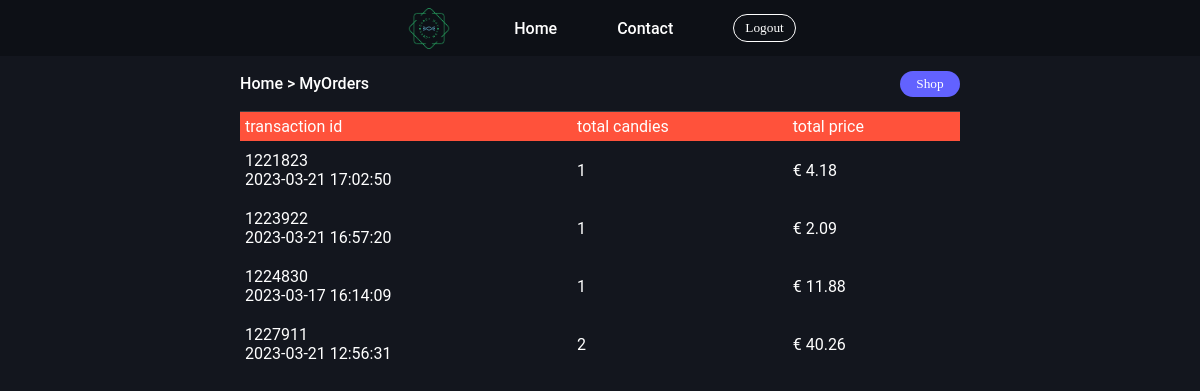
Page /myorders.php (signed in) on the committed database.
### tables this page shows
CREATE TABLE `Payment` (
  `trans_id` bigint NOT NULL,
  `userid` varchar(6) NOT NULL,
  `total_price` decimal(10,2) NOT NULL,
  `timestamp` timestamp NOT NULL DEFAULT CURRENT_TIMESTAMP,
  `name` varchar(100) NOT NULL,
  `email` varchar(100) NOT NULL,
  `address` varchar(200) NOT NULL,
  `pincode` varchar(5) DEFAULT NULL,
  `phone` varchar(12) DEFAULT NULL
);

### myorders.php (the view, shortened to what this page needs)
<?php
include "databse_conn.php";
if(!isset($_SESSION['userid'])) {
  echo "<script>window.location.href ='login.php'</script>";
}
else {
  $id = $_SESSION['userid'];
  $sql = "SELECT * FROM Payment where userid='$id'";
  $result = mysqli_query($link, $sql);
}
?>
<!DOCTYPE html>
<html lang="en">
  <head>
    <link rel="stylesheet" href="1.css" />
    <link
      rel="stylesheet"
      href="https://kit-pro.fontawesome.com/releases/v5.15.3/css/pro.min.css"
    />
  </head>
  <body>
    <section id="topnav">
      <div class="nav">
        <div class="logo">
          <img src="CW_logo.webp" onclick="location.href='home.php'" alt="Logo" />
        </div>
        <div class="menu">
          <ul class="nav-menu">
            <li><a href="home.php">Home</a></li>
            <li><a href="contact.php">Contact</a></li>
            <?php
            if(!isset($_SESSION['userid'])) {?>
              <li><button onclick="location.href='login.php'" class="transparent-btn">Login</button></li>
            <?php }
            else {?>
              <li><button onclick="location.href='logout.php'" class="transparent-btn">Logout</button></li>
            <?php }
            ?>
        </div>
      </div>
    </section>
    <section id="navbar">
      <div class="nav">
        <div class="pagenav"><a href="home.php">Home</a> > MyOrders</div>
        <div class="menu">
          <ul>
            <li>
              <button onClick="location.href='shop.php'" class="blue-btn">
                Shop
              </button>
            </li>
          </ul>
        </div>
      </div>
    </section>
    <div class="small-container_cart-page" style="color: white;">
        <table id="table1">
            <tr>
                <th>transaction id</th>
                <th>total candies</th>
                <th>total price</th>
            </tr>
            <?php
                if($result) {
                    $data=mysqli_fetch_all($result,MYSQLI_ASSOC);
                    foreach($data as $row){?>
                <tr>
                    <td>
                        <div class="cart-info">
                            <div>
                                <p><?php echo $row['trans_id'];?></p>
                                <p><?php echo $row['timestamp'];?></p>
                            </div>
                        </div>
                    </td>
                    <?php
                        $trans_id = $row['trans_id'];
                        $sql = "SELECT * from my_orders where trans_id=$trans_id";
                        $trans_candies_numbers = mysqli_num_rows(mysqli_query($link,$sql));?>
                    <td><p><?php echo $trans_candies_numbers;?></p></td>
                    <td>€ <?php echo round($row['total_price'], 2);?></td>
                </tr>
              <?php } }?>
        </table>
    </div>
</body>
</html>

### 1.css (style rules this page uses)
:root { --blue: rgb(98, 98, 255); --dark_blue: rgb(0, 0, 214); --primarydark: #13161e; --secondarydark: #0d1016; --white: white; --grey: rgba(107, 107, 107, 0.5); --light_grey: rgb(187, 187, 187); --black: black; --active: rgb(187, 187, 187); }
body { font-family: "Roboto"; color: white; }
* { margin: 0; padding: 0; box-sizing: border-box; }
a { text-decoration: none; }
body { background-color: var(--primarydark); }
.blue-btn { width: 60px; border: none; color: var(--white); background-color: var(--blue); border-radius: 16px; padding-left: 11px; padding-right: 11px; padding-bottom: 5px; padding-top: 5px; font-family: "Panton"; transition-duration: 250ms; cursor: pointer; }
.transparent-btn { border: none; color: var(--white); background-color: transparent; border: 1px solid; border-color: var(--white); border-radius: 16px; padding-left: 11px; padding-right: 11px; padding-bottom: 5px; padding-top: 5px; font-family: "Panton"; transition-duration: 250ms; cursor: pointer; }
#topnav { background-color: var(--secondarydark); }
#topnav .nav { display: flex; flex-direction: row; align-items: center; justify-content: center; width: 86%; margin: auto; height: 56px; }
#topnav img { width: 150%; max-width: 50px; height: auto; align-items: center; }
#topnav ul { list-style-type: none; margin: 0; display: flex; justify-content: space-between; align-items: center; }
#topnav li { margin-left: 5vw; }
#topnav li a { color: var(--white); font-family: "Roboto"; font-weight: 500; font-size: 1em; }
#navbar { background-color: var(--primarydark); }
#navbar .nav { display: flex; width: 60%; margin: auto; justify-content: space-between; align-items: center; height: 56px; border-bottom: 0.1vw solid; border-color: var(--grey); }
.nav .pagenav { color: var(--white); font-family: "Roboto"; font-weight: 500; font-size: 1em; }
.nav .pagenav a { color: var(--white); }
#navbar ul { list-style-type: none; margin: 0; display: flex; justify-content: space-between; align-items: center; font-family: "Panton"; }
#navbar li { margin-left: 20px; }
#topnav .nav .logo { margin-top: 5px; }
#table1 { width: 100%; border-collapse: collapse; }
.cart-info { display: flex; flex-wrap: wrap; }
th { text-align: left; padding: 5px; color: #fff; background: #ff523b; font-weight: normal; }
td { padding: 10px 5px; }
.small-container_cart-page { margin-top: 50px; width: 60%; margin: auto; }
button { background-color: #04AA6D; color: white; padding: 14px 20px; margin: 8px 0; border: none; cursor: pointer; width: 100%; }

### rows in the picture
payment: trans_id "1221823", timestamp "2023-03-21 17:02:50", trans_candies_numbers "1", total_price "4.18"
payment: trans_id "1223922", timestamp "2023-03-21 16:57:20", trans_candies_numbers "1", total_price "2.09"
payment: trans_id "1224830", timestamp "2023-03-17 16:14:09", trans_candies_numbers "1", total_price "11.88"
payment: trans_id "1227911", timestamp "2023-03-21 12:56:31", trans_candies_numbers "2", total_price "40.26"
